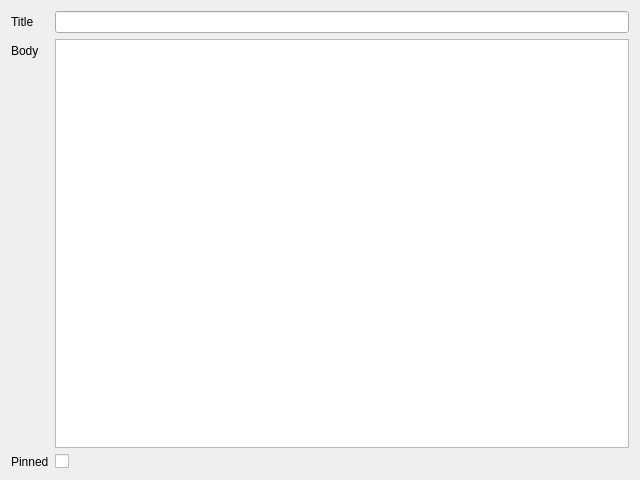
<?xml version="1.0" encoding="UTF-8"?>
<!-- SPDX-License-Identifier: MIT -->
<ui version="4.0">
 <class>NoteEditor</class>
 <widget class="QDialog" name="NoteEditor">
  <property name="geometry">
   <rect>
    <x>0</x>
    <y>0</y>
    <width>640</width>
    <height>480</height>
   </rect>
  </property>
  <property name="windowTitle">
   <string>Note</string>
  </property>
  <layout class="QFormLayout" name="formLayout">
   <item row="0" column="0">
    <widget class="QLabel" name="label_titleEdit">
     <property name="text">
      <string>Title</string>
     </property>
     <property name="buddy">
      <cstring>titleEdit</cstring>
     </property>
    </widget>
   </item>
   <item row="0" column="1">
    <widget class="QLineEdit" name="titleEdit"/>
   </item>
   <item row="1" column="0">
    <widget class="QLabel" name="label_bodyEdit">
     <property name="text">
      <string>Body</string>
     </property>
     <property name="buddy">
      <cstring>bodyEdit</cstring>
     </property>
    </widget>
   </item>
   <item row="1" column="1">
    <widget class="QPlainTextEdit" name="bodyEdit"/>
   </item>
   <item row="2" column="0">
    <widget class="QLabel" name="label_pinnedCheck">
     <property name="text">
      <string>Pinned</string>
     </property>
     <property name="buddy">
      <cstring>pinnedCheck</cstring>
     </property>
    </widget>
   </item>
   <item row="2" column="1">
    <widget class="QCheckBox" name="pinnedCheck"/>
   </item>
  </layout>
 </widget>
 <tabstops>
  <tabstop>titleEdit</tabstop>
  <tabstop>bodyEdit</tabstop>
  <tabstop>pinnedCheck</tabstop>
 </tabstops>
</ui>
